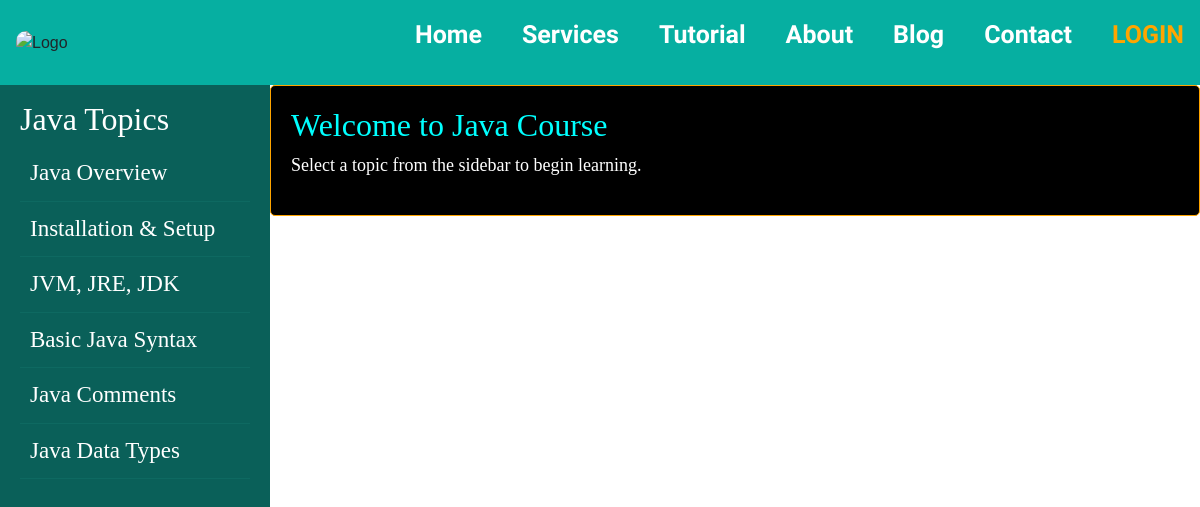
The page /java-topics/ on the database as committed earlier.
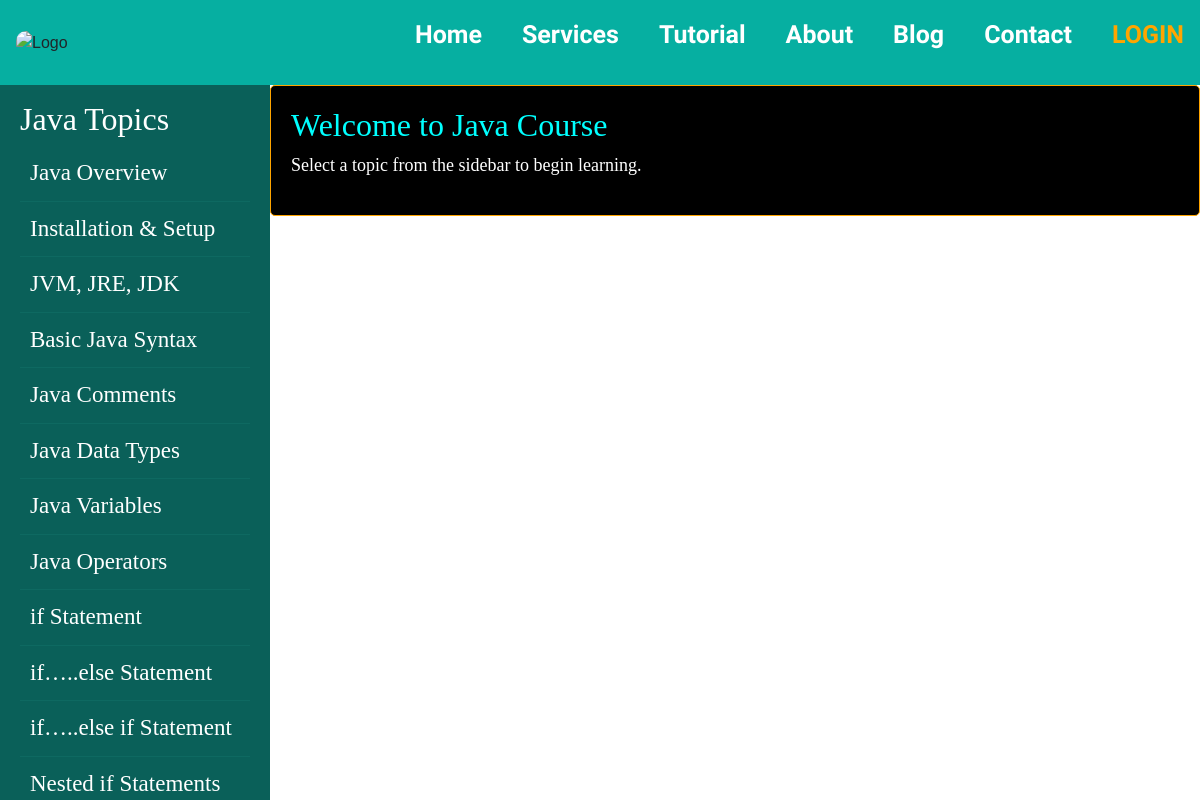
The same page on the database as committed later.
### Mywebapp/models.py (models this page shows, shortened)
class JavaTopic(models.Model):
    title = models.CharField(max_length=200)
    subtitle1 = models.CharField(max_length=200, blank=True, null=True)
    content1 = models.TextField(blank=True, null=True)
    content2 = models.TextField(blank=True, null=True)
    content3 = models.TextField(blank=True, null=True)
    content4 = models.TextField(blank=True, null=True)
    content5 = models.TextField(blank=True, null=True)

### Mywebapp/views.py (the view)
# urls.py: path('java-topics/', java_topic_list, name='java_topic_list'),
def java_topic_list(request):
    topics = JavaTopic.objects.all()
    return render(request, 'java.html', {'topics': topics})

### Mywebapp/Templates/Java.html (shortened to what this page needs)
{% load static %}
<!DOCTYPE html>
<html lang="en">
<head>
    <link href="https://cdn.jsdelivr.net/npm/bootstrap@5.3.2/dist/css/bootstrap.min.css" rel="stylesheet">
</head>
<body>
    <nav class="navbar">
        <div class="logo"><img src="{% static 'Images/Stec.png' %}" alt="Logo"></div>
        <ul class="nav-links" id="navLinks">
            <li><a href="/home/">Home</a></li>
            <li><a href="/Service/">Services</a></li>
            <li><a href="/program/">Tutorial</a></li>
            <li><a href="/About/">About</a></li>
            <li><a href="/blog/">Blog</a></li>
            <li><a href="/contact/">Contact</a></li>
            <li><a href="/Login1/" class="login">LOGIN</a></li>
        </ul>
    </nav>
    <div class="sidebar" id="sidebar">
        <h2>Java Topics</h2>
        {% for topic in topics %}
            <a href="#" onclick="loadContent('{{ topic.id }}'); return false;">{{ topic.title }}</a>
        {% endfor %}
    </div>
    <div class="content" id="mainContent">
        <h2>Welcome to Java Course</h2>
        <p>Select a topic from the sidebar to begin learning.</p>
    </div>
</body>
</html>

### Mywebapp/Templates/Java.html (style rules this page uses)
body { margin: 0; font-family: Arial, sans-serif; }
.navbar { background: rgb(6, 175, 161); padding: 1rem; position: fixed; width: 100%; top: 0; z-index: 1000; display: flex; align-items: center; justify-content: space-between; height:85px; }
.navbar .logo img { width: 70px; height: 60px; border-radius: 10px; }
.nav-links { list-style: none; display: flex; gap: 2.5rem; transition: transform 0.5s ease-in-out; }
.nav-links a { text-decoration: none; color: white; font-size: 25px; font-weight: bold; font-family: 'Satisfy', cursive; }
.login { color: orange !important; font-size: 1.2rem; }
.sidebar { width: 270px; background: rgb(10, 96, 89); color: white; height: 100vh; padding: 20px; position: fixed; top: 80px; left: 0; transition: left 0.3s; z-index: 999; overflow-y: auto; max-height: calc(100vh - 80px); font-family: Serif; }
.sidebar a { display: block; color: white; text-decoration: none; padding: 10px; font-size: 23px; border-bottom: 1px solid rgba(23, 127, 118, 0.3); }
.content { margin-top: 85px; padding: 20px; transition: margin-left 0.3s; font-family: Serif; background: black; color: white; border: ridge 1px white; border-radius: 5px; margin-left: 270px; border-color: Orange; }
.content h2 { color: cyan; }
.content p { color: white; font-size: 18px; }

Rows that differ between the two databases and show on the page:
added JavaTopic: title "Java Variables"
added JavaTopic: title "Java Operators"
added JavaTopic: title "if Statement"
added JavaTopic: title "if…..else Statement"
added JavaTopic: title "if…..else if Statement"
added JavaTopic: title "Nested if Statements"
